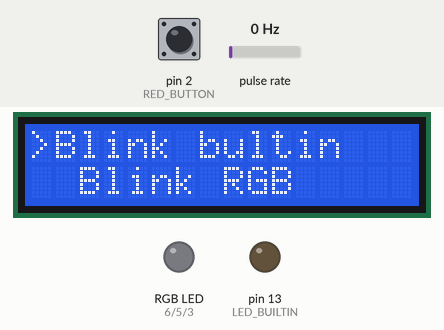
Bench run of a sketch on a simulated Arduino Uno, built with avr-gcc and run on an emulated ATmega328P. On the bench: 16×2 character LCD, an RGB LED mixed from three pins (HIGH = lit), output pins drawn as LEDs (lit = HIGH). Wiring (inferred from the names in the program): pulse sensor: data A2. The inputs (shaded band) are chosen by the test bench; at power-on: pin 2 (RED_BUTTON) HIGH, pulse rate 0 Hz.

Above: at 1.2 s.
1.3 s: pin 2 (RED_BUTTON) pulled LOW for 0.15 s
At 2.8 s:
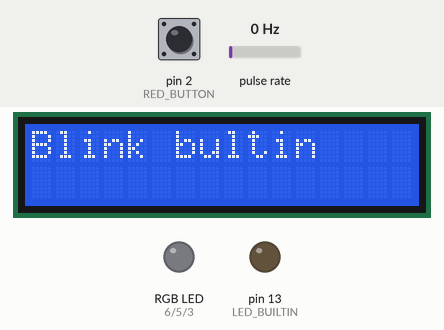
At 3.8 s:
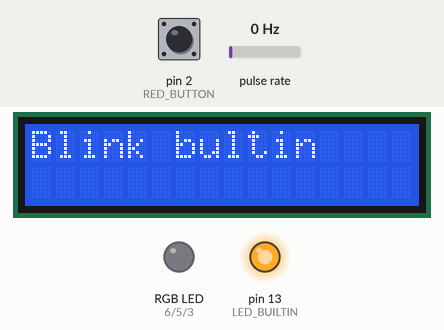
Timing chart, 0 to 10.4 s (numbered marks = the images above; inputs shaded):
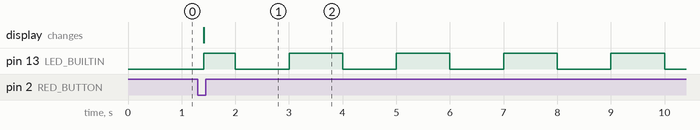

The sketch:

L05_2.ino
```cpp
// Przygotuj program, który będzie pozwalał sterować świeceniem diody RGB. Program ma być
// wyposażony w przewijalne menu na ekranie wyświetlacza LCD (w kolejnych liniach wyświetlane
// są dwie pozycje z menu). Samodzielnie zaprojektuj strukturę menu programu. Nawigacja po
// menu (przemieszczanie się pomiędzy pozycjami) ma odbywać się za pomocą enkodera. Wybór
// pozycji menu odbywa się za pomocą przycisku. Minimalna funkcjonalność to zapalanie i
// gaszenie wybranej diody. Można też zaimplementować ustawianie jasności każdego kolory
// diody enkoderem. Warto też program oprzeć na przerwaniach zgłaszanych przy zmianie stanu enkodera.
// https://www.tinkercad.com/things/fqYY1xuFsqi-52/editel

#include <util/atomic.h>
#include <LiquidCrystal_I2C.h>

#define LED_RED 6
#define LED_GREEN 5
#define LED_BLUE 3
int led[] = {LED_RED, LED_GREEN, LED_BLUE};

#define ENCODER1 A2
#define ENCODER2 A3

#define DEBOUNCING_PERIOD 100

#define RED_BUTTON 2
#define GREEN_BUTTON 4

LiquidCrystal_I2C lcd(0x27, 16, 2);

//________________________________________________________________________________________________
String tsMenuOptions[] = {"Blink bultin", "Blink RGB", "Blink RGB smooth"};
int iMenusLen = 3;

int iCurrentInt = 0;
int iPrevInt = -1;

volatile unsigned long buttonTimestamp = 0UL;
unsigned long previousButtonTimestamp = 0UL;

int lastEn1 = LOW;
unsigned long lastChangeTimestamp = 0UL;
bool isSelected = false;

volatile int encoder1 = HIGH;
volatile int encoder2 = HIGH;
volatile unsigned long encoderTimestamp = 0UL;
//________________________________________________________________________________________________

void displayString(String sVal) {
    lcd.clear();
    lcd.setCursor(0,0);
    lcd.print(sVal);
}

void displayStrings(String sVal1, String sVal2) {
    lcd.clear();
    lcd.setCursor(0,0);
    lcd.print(">");
    lcd.setCursor(1,0);
    lcd.print(sVal1);
    lcd.setCursor(2,1);
    lcd.print(sVal2);
}

// various blining methods
//________________________________________________________________________________________________
void blinkBuiltinLed() {
    const unsigned long BlinkChangePeriod = 1000UL;
    static int ledState = LOW;
    static unsigned long lastBlinkChange = 0UL;

    if (millis() - lastBlinkChange >= BlinkChangePeriod)
    {
        if (ledState == HIGH)
        {
            ledState = LOW;
        }
        else
        {
            ledState = HIGH;
        }

        digitalWrite(LED_BUILTIN, ledState);
        lastBlinkChange += BlinkChangePeriod;
    }
}

void blinkRGB() {
    const unsigned long BlinkChangePeriod = 500UL;
    static unsigned long lastBlinkChange = 0UL;

    if (millis() - lastBlinkChange >= BlinkChangePeriod)
    {
        static int led_index = 0;
        digitalWrite(led[led_index], LOW);
        led_index = ++led_index % 3;
        digitalWrite(led[led_index], HIGH);
        lastBlinkChange += BlinkChangePeriod;
    }
}

void blinkRGBSmooth() {
    const unsigned long BlinkChangePeriod = 30UL;
    static int ledState = 0;
    static bool goUp = true;
    static unsigned long lastBlinkChange = 0UL;
    static int led_index = 0;

    if (millis() - lastBlinkChange >= BlinkChangePeriod)
    {
        if(goUp) {
            analogWrite(led[led_index], ledState);

            ledState += 5;
            if(ledState >= 255) {
                analogWrite(led[led_index], 255);
                ledState = 255;
                goUp = false;
            }
        }
        else {
            analogWrite(led[led_index], ledState);

            ledState -= 5;
            if(ledState <= 0) {
                analogWrite(led[led_index], 0);
                ledState = 0;
                led_index = ++led_index % 3;
                analogWrite(led[led_index], 0);
                goUp = true;
            }
        }

        lastBlinkChange += BlinkChangePeriod;
    }
}

void allRgbOn() {
    for(int i=0; i<3; i++) {
        digitalWrite(led[i], 255);
    }
}

void allOff() {
    for(int i=0; i<3; i++) {
        digitalWrite(led[i], 0);
    }
    digitalWrite(LED_BUILTIN, LOW);
}

//________________________________________________________________________________________________

void interruptAction() {
    buttonTimestamp = millis();
}

void initRGB() {
    pinMode(LED_RED, OUTPUT);
    digitalWrite(LED_RED, LOW);

    pinMode(LED_GREEN, OUTPUT);
    digitalWrite(LED_GREEN, LOW);

    pinMode(LED_BLUE, OUTPUT);
    digitalWrite(LED_BLUE, LOW);

    pinMode(LED_BUILTIN, OUTPUT);
    digitalWrite(LED_BUILTIN, LOW);
}

void initButtons() {
    pinMode(RED_BUTTON, INPUT_PULLUP);
    pinMode(GREEN_BUTTON, INPUT_PULLUP);
}

ISR(PCINT1_vect) {
    encoder1 = digitalRead(ENCODER1);
    encoder2 = digitalRead(ENCODER2);
    encoderTimestamp = millis();
}

void setup() {
    pinMode(LED_RED, OUTPUT);
    pinMode(LED_BLUE, OUTPUT);
    pinMode(ENCODER1, INPUT_PULLUP);
    pinMode(ENCODER2, INPUT_PULLUP);
    lcd.init();
    lcd.backlight();

    PCICR |= (1 << PCIE1);
    PCMSK1 |= (1 << PCINT10);
    initButtons();
    initRGB();
    displayStrings(tsMenuOptions[iCurrentInt], tsMenuOptions[iCurrentInt + 1]);
    attachInterrupt(digitalPinToInterrupt(RED_BUTTON), interruptAction, FALLING);
}

void (*(fun[3]))() = {blinkBuiltinLed, blinkRGB, blinkRGBSmooth};
void loop() {
    // handles encoder - uncoment later
    // int en1;
    // int en2;
    // unsigned long timestamp;

    // ATOMIC_BLOCK(ATOMIC_RESTORESTATE)
    // {
    //     en1 = encoder1;
    //     en2 = encoder2;
    //     timestamp = encoderTimestamp;
    // }

    // temp part of code for tests
    if ( Serial.available()) {
        String command = Serial.readStringUntil('\n');
        if(command == "n") {
            iCurrentInt = (iCurrentInt + 1)% iMenusLen;
            if(iCurrentInt != iPrevInt) {
                int iNextInt = (iCurrentInt + 1)% iMenusLen;
                displayStrings(tsMenuOptions[iCurrentInt], tsMenuOptions[iNextInt]);
                isSelected = false;
                iPrevInt = iCurrentInt;
            }
        }
    }

    // test this part during lab
    // if (en1 == LOW && timestamp > lastChangeTimestamp + DEBOUNCING_PERIOD)
    // {
    //     if (en2 == HIGH)
    //     {
    //         // my code
    //         iCurrentInt = (iCurrentInt + 1)% iMenusLen;
    //     }
    //     else
    //     {
    //         // my code
    //         if (iCurrentInt == 0) {
    //             iCurrentInt = iMenusLen;
    //         }
    //         iCurrentInt -= 1;
    //     }
    //     lastChangeTimestamp = timestamp;

    //     // my code
    //     if(iCurrentInt != iPrevInt) {
    //         int iNextInt = (iCurrentInt + 1)% iMenusLen;
    //         displayStrings(tsMenuOptions[iCurrentInt], tsMenuOptions[iNextInt]);
    //         isSelected = false;
    //         iPrevInt = iCurrentInt;
    //     }
    // }
    // lastEn1 = en1;

    //handles red button pressing for choosing function
    noInterrupts();
    unsigned long localButtonTimestamp = buttonTimestamp;
    interrupts();

    if (localButtonTimestamp != previousButtonTimestamp && millis() > localButtonTimestamp + DEBOUNCING_PERIOD)
    {
        if (digitalRead(RED_BUTTON) == LOW)
        {
            // my part of code
            isSelected = true;
            displayString(tsMenuOptions[iCurrentInt]);

        }
        previousButtonTimestamp = localButtonTimestamp;
    }

    //only runs selected function
    if(isSelected) {
        fun[iCurrentInt]();
    }
    else {
        allOff();
    }
}
```

Measured:
- after the input at 1.3 s, pin 13 (LED_BUILTIN): LOW → HIGH after 0.12 s, then repeats every 2.0 s: LOW 1.0 s, HIGH 1.0 s; the display: changes after 0.12 s (image 1)
